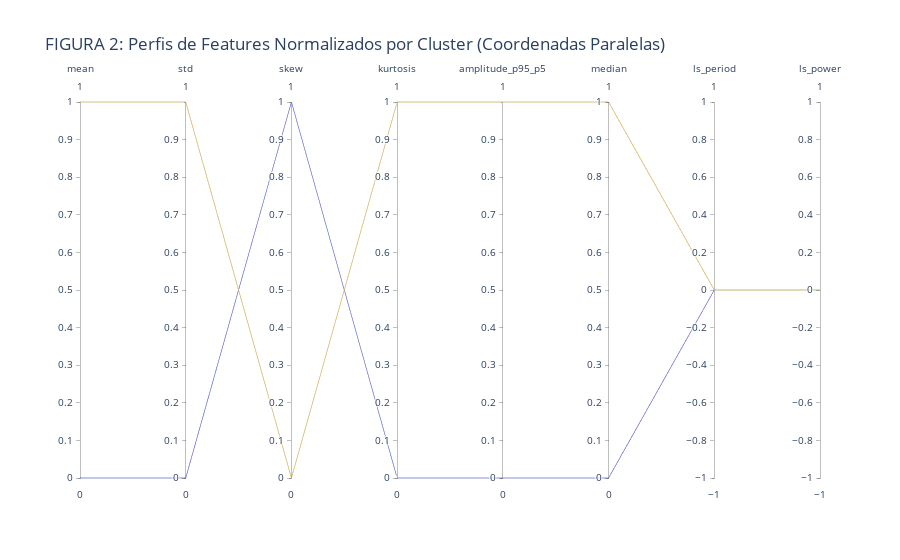

The notebook cell this image was saved under:
### Markdown cell above
# 3.2. Perfis de Features dos Clusters Identificados

Para entender o que cada cluster estatístico representa fisicamente, calculamos o centróide (perfil médio das features) de cada um dos k=4 clusters do KMeans. Estes perfis são apresentados na Tabela 1 e visualizados na Figura 2.

### Code cell
# =============================================================================
# CÉLULA 3.2: PERFIS DE CLUSTER E TESTES ESTATÍSTICOS
# =============================================================================
logger.info("Iniciando Etapa 3.2: Análise de Perfis de Cluster...")

# Calcular os centróides (médias) de cada cluster no espaço de features original
cluster_profiles_mean = feature_matrix_final.groupby('cluster_kmeans')[features_to_use].mean()

# --- TABELA 1: Perfis de Cluster (Centróides) ---
print("\n--- Tabela 1: Perfis de Features dos Clusters (Centróides) ---")
# Transpor para melhor legibilidade
print(cluster_profiles_mean.T.to_markdown(floatfmt=".3f"))

# --- Teste de Significância Estatística ---
# Usamos Kruskal-Wallis (não paramétrico) pois não podemos assumir normalidade
logger.info("Realizando teste Kruskal-Wallis para significância das features...")
kruskal_results = {}
for feature in features_to_use:
    # Coletar os dados da feature para cada grupo de cluster
    groups = [
        feature_matrix_final[feature_matrix_final['cluster_kmeans'] == k][feature].dropna()
        for k in range(k_best)
    ]
    
    # Realizar o teste H
    try:
        h_stat, p_value = stats.kruskal(*groups)
        kruskal_results[feature] = p_value
    except ValueError as e:
        logger.warning(f"Não foi possível calcular Kruskal-Wallis para {feature}: {e}")
        kruskal_results[feature] = np.nan

print("\n--- Resultados do Teste Kruskal-Wallis (p-valor) ---")
print("Hipótese Nula: A mediana da feature é a mesma em todos os clusters.")
for feature, p_val in kruskal_results.items():
    print(f"Feature: {feature:<18} | p-valor: {p_val:.2e} "
          f"({'Significativo' if p_val < 0.01 else 'Não Significativo'})")

# --- Visualização: Coordenadas Paralelas (FIGURA 2) ---
# Precisamos normalizar os centróides para plotagem (escala 0-1)
scaler = MinMaxScaler()
profiles_normed = scaler.fit_transform(cluster_profiles_mean)
profiles_normed_df = pd.DataFrame(
    profiles_normed, 
    columns=features_to_use, 
    index=cluster_profiles_mean.index
)
profiles_normed_df = profiles_normed_df.reset_index().rename(columns={'index': 'cluster_kmeans'})

logger.info("Gerando Figura 2: Gráfico de Coordenadas Paralelas (Plotly)...")

# Criar a figura com Plotly [31, 32]
fig_parcoords = go.Figure(data=
    go.Parcoords(
        line=dict(
            color=profiles_normed_df['cluster_kmeans'],
            colorscale=px.colors.qualitative.Plotly, # Paleta categórica
            showscale=False
        ),
        dimensions=[
            dict(label=col, values=profiles_normed_df[col]) for col in features_to_use
        ]
    )
)

fig_parcoords.update_layout(
    title='FIGURA 2: Perfis de Features Normalizados por Cluster (Coordenadas Paralelas)',
    font=dict(size=12)
)


fig_parcoords.write_html(os.path.join(FIG_DIR, "09_FIGURA_PRINCIPAL_Parallel_Coordinates.html"))
fig_parcoords.show()

### Figure 1 — Plotly figure (JSON) as saved in the notebook; plotly's stock layout.template omitted (floating-point values rounded to 4 significant figures)
{"data": [{"dimensions": [{"label": "mean", "values": [0.0, 1.0]}, {"label": "std", "values": [0.0, 1.0]}, {"label": "skew", "values": [1.0, 0.0]}, {"label": "kurtosis", "values": [0.0, 1.0]}, {"label": "amplitude_p95_p5", "values": [0.0, 1.0]}, {"label": "median", "values": [0.0, 1.0]}, {"label": "ls_period", "values": [0.0, 0.0]}, {"label": "ls_power", "values": [0.0, 0.0]}], "line": {"color": [0, 1], "colorscale": [[0, "#636EFA"], [0.1111, "#EF553B"], [0.2222, "#00CC96"], [0.3333, "#AB63FA"], [0.4444, "#FFA15A"], [0.5556, "#19D3F3"], [0.6667, "#FF6692"], [0.7778, "#B6E880"], [0.8889, "#FF97FF"], [1, "#FECB52"]], "showscale": false}, "type": "parcoords"}], "layout": {"font": {"size": 12}, "title": {"text": "FIGURA 2: Perfis de Features Normalizados por Cluster (Coordenadas Paralelas)"}}}
